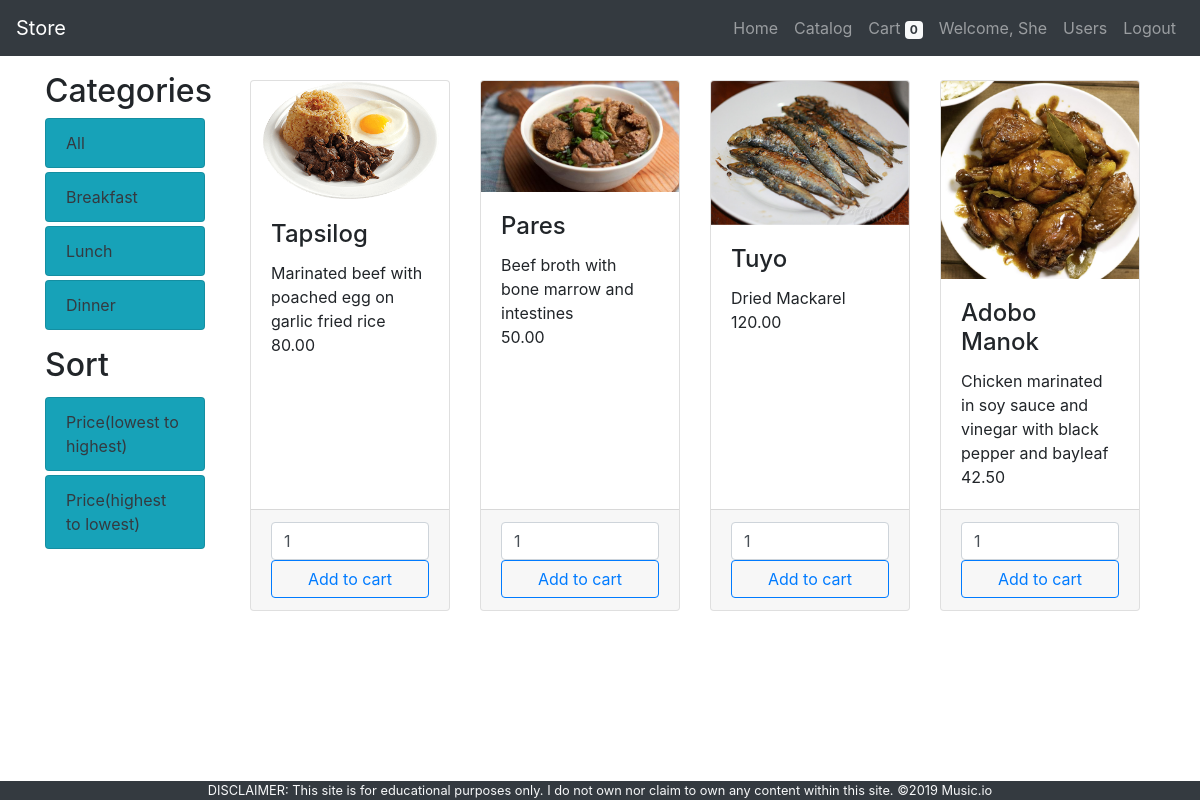
Screenshot of /app/views/catalog.php (signed in) with the database file from the repository.
### tables this page shows
CREATE TABLE `categories` (
  `id` int(11) NOT NULL,
  `name` varchar(255) NOT NULL
);

CREATE TABLE `items` (
  `id` int(11) NOT NULL,
  `name` varchar(255) NOT NULL,
  `description` varchar(255) NOT NULL,
  `price` decimal(18,2) NOT NULL,
  `image_path` varchar(255) DEFAULT NULL,
  `category_id` int(11) NOT NULL
);

### app/views/catalog.php (the view, shortened to what this page needs)
<?php  require_once '../partials/template.php';  ?>
<?php  function get_page_content() {
if(!isset($_SESSION['user']) || isset($_SESSION['user']) && $_SESSION['user']['roles_id']==2){
	global $conn;
?>
	<div class="container">
		<div class="row">
			<div class="col-sm-2 mt-3">
				<h2> Categories </h2>
				<ul class="list-group">
					<a href="catalog.php" class="text-dark">
						<li class="list-group-item bg-info">All</li>
					</a>
					<?php
					$sql1 = "SELECT * FROM categories";
					$categories = mysqli_query($conn, $sql1);
					foreach ($categories as $category) { ?>
						<a class = "text-dark"href="catalog.php?category_id=<?php echo $category['id'] ; ?>">
							<li class="list-group-item bg-info mt-1">
								<?php echo $category ['name'];  ?>
							</li>
						</a>
						<?php } ?>
				</ul>
			<h2 class="mt-3">Sort</h2>
			<ul class="list-group">
				<a class = "text-dark" href="../controllers/sort.php?sort=asc">
					<li class="list-group-item bg-info mt-1">
						Price(lowest to highest)
					</li>
				</a>
				<a class = "text-dark" href="../controllers/sort.php?sort=desc">
					<li class="list-group-item bg-info mt-1" >
						Price(highest to lowest)
					</li>
				</a>
			</ul>
			</div>
			<div class="col-sm-10 mt-4">
				<div class="container">
					<?php
					$sql2 = "SELECT * FROM items";
					$items = mysqli_query($conn, $sql2);
					echo "<div class='row'>";
					foreach ($items as $item) { ?>
						<div class="col-sm-3">
							<div class="card h-100">
								<img class = "card-img-top" src="<?php echo $item['image_path']; ?>">
								<div class="card-body">
									<h4 class="card-title">
										<?php echo $item['name']; ?>
									</h4>
									<p class="card-text">
										<?php echo $item ['description'];  ?>
										<br>
										<?php echo $item ['price']; ?>
									</p>
								</div>
								<div class="card-footer">
									<input type="number" class="form-control" value="1">
									<button type="submit" class="btn btn-block btn-outline-primary add-to-cart" data-id="<?php echo $item['id']; ?>"> Add to cart </button>
								</div>
							</div>
						</div>
						<?php } echo "</div>"; ?>
				</div>
			</div>
		</div>
	</div>
<?php  }else{
	header('location: ./error.php');
	} ?>
<?php }; ?>

### rows the page displays
categories: name "Breakfast"
categories: name "Lunch"
categories: name "Dinner"
items: image_path (picture), name "Tapsilog", description "Marinated beef with poached egg on garlic fried rice", price "80.00"
items: image_path (picture), name "Pares", description "Beef broth with bone marrow and intestines", price "50.00"
items: image_path (picture), name "Tuyo", description "Dried Mackarel", price "120.00"
items: image_path (picture), name "Adobo Manok", description "Chicken marinated in soy sauce and vinegar with black pepper and bayleaf", price "42.50"

### other values shown
$_SESSION['user']['firstname'] "She"
